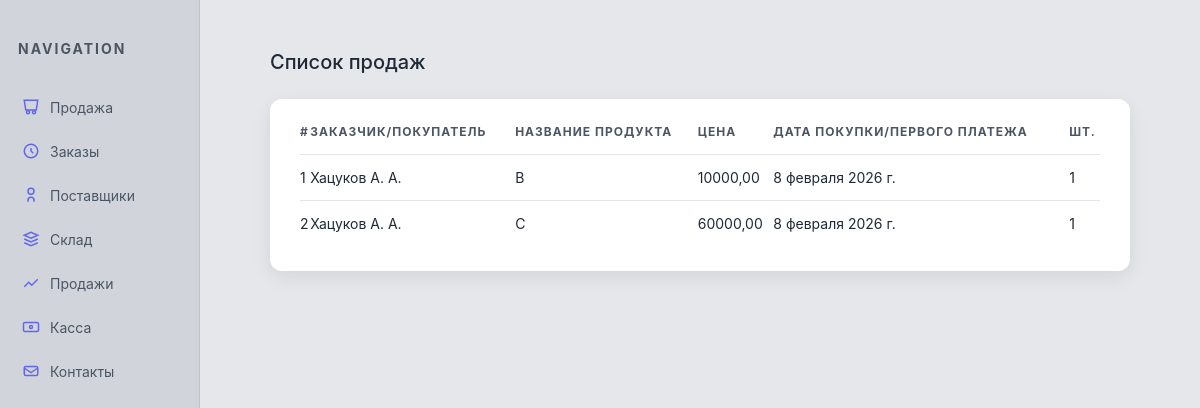
The page /glavn/prod/ on the database as committed earlier.
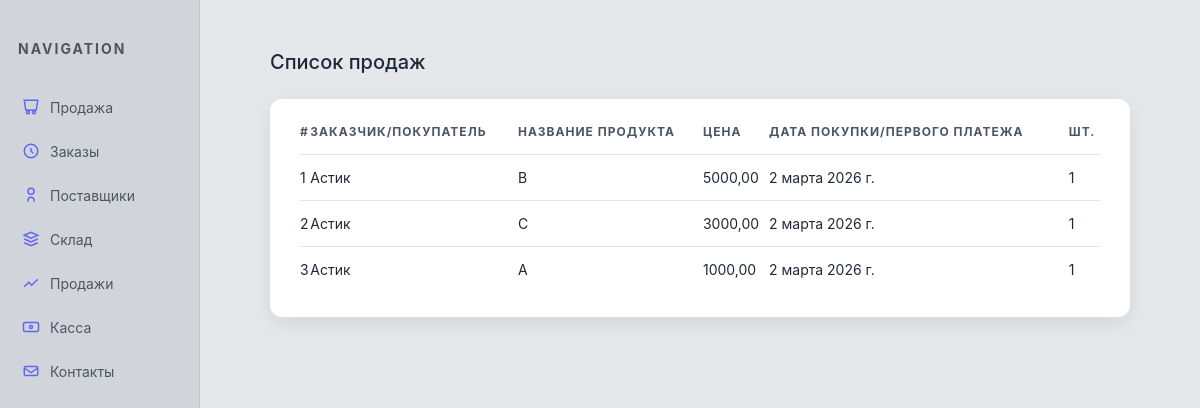
The same page on the database as committed later.
### program/models.py (models this page shows)
class Prodaj(models.Model):
    fio = models.CharField(max_length=100)
    product = models.CharField(max_length=100)
    prod_date = models.DateField()
    cen = models.DecimalField(max_digits=12, decimal_places=2)
    count = models.SmallIntegerField()
    prod_form = models.TextField(max_length=20)
    zakaz_id = models.TextField()

### program/views.py (the view)
# urls.py: path('prod/', views.prod),
def prod(req):
    data = Prodaj.objects.all()
    return render(req, 'program/prod.html', {'data': data})

### program/templates/program/prod.html (shortened to what this page needs)
<!DOCTYPE html>
<html lang="ru">
<head>
</head>
<body>
<div class="sidebar">
    <h2>Navigation</h2>
    <ul>
        <li><a href="/glavn/prodaj/"><svg fill="none" stroke="currentColor" viewBox="0 0 24 24"><path d="M3 3h18l-2 13H5L3 3z"/><path d="M16 21a2 2 0 100-4 2 2 0 000 4zM8 21a2 2 0 100-4 2 2 0 000 4z"/></svg>Продажа</a></li>
        <li><a href="/glavn/zakaz/"><svg fill="none" stroke="currentColor" viewBox="0 0 24 24"><path d="M12 8v4l3 3"/><circle cx="12" cy="12" r="9"/></svg>Заказы</a></li>
        <li><a href="/glavn/postav/"><svg fill="none" stroke="currentColor" viewBox="0 0 24 24"><path d="M16 21v-2a4 4 0 00-8 0v2"/><circle cx="12" cy="7" r="4"/></svg>Поставщики</a></li>
        <li><a href="/glavn/product/"><svg fill="none" stroke="currentColor" viewBox="0 0 24 24"><path d="M3 7l9-4 9 4-9 4-9-4z"/><path d="M3 17l9 4 9-4"/><path d="M3 12l9 4 9-4"/></svg>Склад</a></li>
        <li><a href="/glavn/prod/"><svg fill="none" stroke="currentColor" viewBox="0 0 24 24"><path d="M3 17l6-6 4 4 8-8"/></svg>Продажи</a></li>
        <li><a href="/glavn/cash/"><svg fill="none" stroke="currentColor" viewBox="0 0 24 24"><rect x="2" y="6" width="20" height="12" rx="2"/><circle cx="12" cy="12" r="2"/></svg>Касса</a></li>
        <li><a href="/glavn/contacts/"><svg fill="none" stroke="currentColor" viewBox="0 0 24 24"><path d="M21 8a2 2 0 00-2-2H5a2 2 0 00-2 2v8a2 2 0 002 2h14a2 2 0 002-2V8z"/><path d="M3 8l9 6 9-6"/></svg>Контакты</a></li>
    </ul>
</div>
<div class="main">
    <h2>Список продаж</h2>
    <div class="table-wrapper">
        <table>
            <tr>
                <th>#</th>
                <th>Заказчик/Покупатель</th>
                <th>Название продукта</th>
                <th>Цена</th>
                <th>Дата покупки/первого платежа</th>
                <th>Шт.</th>
            </tr>
            {% for i in data %}
            <tr>
                <td>{{ forloop.counter }}</td>
                <td>{{ i.fio }}</td>
                <td>{{ i.product }}</td>
                <td>{{ i.cen }}</td>
                <td>{{ i.prod_date }}</td>
                <td>{{ i.count }}</td>
            </tr>
            {% endfor %}
        </table>
    </div>
</div>
</body>
</html>

Rows that differ between the two databases and show on the page:
changed Prodaj (number 1 of 3 on the later page): fio "Хацуков А. А." → "Астик"; cen "10000,00" → "5000,00"; prod_date "8 февраля 2026 г." → "2 марта 2026 г."
changed Prodaj (number 2 of 3 on the later page): fio "Хацуков А. А." → "Астик"; cen "60000,00" → "3000,00"; prod_date "8 февраля 2026 г." → "2 марта 2026 г."
added Prodaj: fio "Астик", product "A", cen "1000,00", prod_date "2 марта 2026 г.", count "1"
